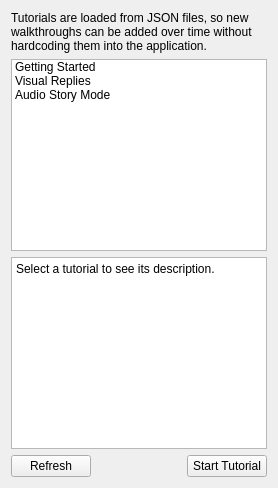
       <widget class="QWidget" name="tutorials_tab">
        <attribute name="icon">
         <iconset>
          <normaloff>ui_icons/side_tabs/tutorials.png</normaloff>ui_icons/side_tabs/tutorials.png</iconset>
        </attribute>
        <attribute name="title">
         <string/>
        </attribute>
        <attribute name="toolTip">
         <string>Tutorials</string>
        </attribute>
        <layout class="QVBoxLayout" name="tutorialsLayout">
         <item>
          <widget class="QLabel" name="tutorials_intro_label">
           <property name="text">
            <string>Tutorials are loaded from JSON files, so new walkthroughs can be added over time without hardcoding them into the application.</string>
           </property>
           <property name="wordWrap">
            <bool>true</bool>
           </property>
          </widget>
         </item>
         <item>
          <widget class="QListWidget" name="tutorials_list">
           <item>
            <property name="text">
             <string>Getting Started</string>
            </property>
           </item>
           <item>
            <property name="text">
             <string>Visual Replies</string>
            </property>
           </item>
           <item>
            <property name="text">
             <string>Audio Story Mode</string>
            </property>
           </item>
          </widget>
         </item>
         <item>
          <widget class="QPlainTextEdit" name="tutorial_description">
           <property name="plainText">
            <string>Select a tutorial to see its description.</string>
           </property>
          </widget>
         </item>
         <item>
          <layout class="QHBoxLayout" name="tutorialButtons">
           <item>
            <widget class="QPushButton" name="btn_tutorial_refresh">
             <property name="text">
              <string>Refresh</string>
             </property>
            </widget>
           </item>
           <item>
            <spacer name="tutorialButtonsSpacer">
             <property name="orientation">
              <enum>Qt::Orientation::Horizontal</enum>
             </property>
             <property name="sizeHint" stdset="0">
              <size>
               <width>40</width>
               <height>20</height>
              </size>
             </property>
            </spacer>
           </item>
           <item>
            <widget class="QPushButton" name="btn_tutorial_start">
             <property name="text">
              <string>Start Tutorial</string>
             </property>
            </widget>
           </item>
          </layout>
         </item>
        </layout>
       </widget>
